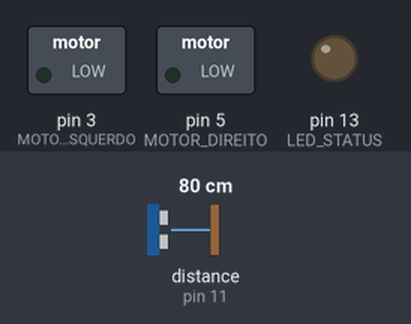
This sketch was run on a simulated Arduino Uno, built with avr-gcc and run on an emulated ATmega328P. On the bench: switched loads named in the sketch (green lamp = pin HIGH), output pins drawn as LEDs (lit = HIGH). Wiring (inferred from the names in the program): ultrasonic range finder: trigger pin 10; echo pin 11. Inputs (shaded band) come from the test bench; at power-on: distance to the obstacle (sensor on pin 11) 80 cm. The echo pulse lasts 58.3 µs per cm; random numbers use the default seed unless the sketch sets one; pins used as bus, display or sensor lines are not drawn; what the sketch prints to the serial monitor is not drawn.

Above: at 3.6 s.
3.7 s: distance to the obstacle (sensor on pin 11) set to 23 cm
5.2 s: distance to the obstacle (sensor on pin 11) set to 18 cm
At 6.4 s:
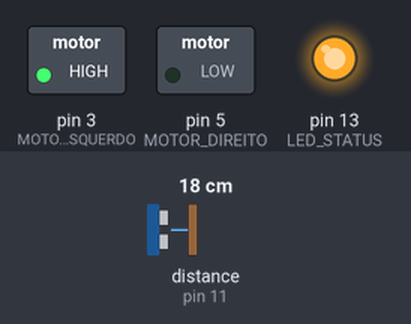
6.7 s: distance to the obstacle (sensor on pin 11) set to 27 cm
8.2 s: distance to the obstacle (sensor on pin 11) set to 34 cm
At 9.5 s:
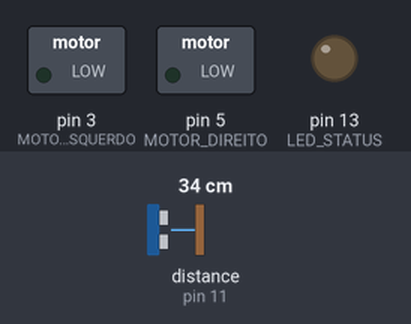
9.8 s: distance to the obstacle (sensor on pin 11) set to 2 cm
At 11.0 s:
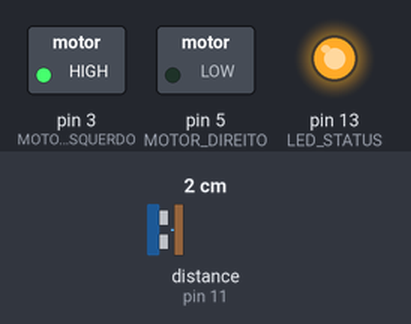
11.3 s: distance to the obstacle (sensor on pin 11) set to 35 cm
At 11.42 s:
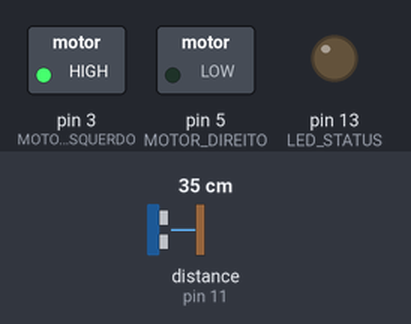
Timing chart, 0 to 13.9 s (numbered marks = the images above; inputs shaded):
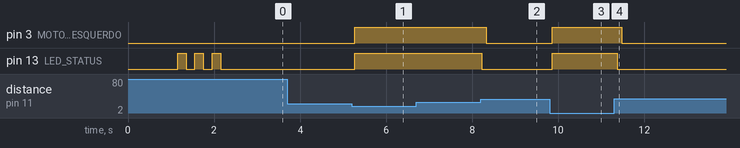

The sketch:

sketch_sep22a.ino
```cpp
/*
 * 🤖 ROBÔ EVASÃO DE OBSTÁCULOS
 *
 * Usa sensor ultrassônico para detectar obstáculos
 * e evita colisões virando aleatoriamente
 *
 * Conexões:
 * - Pino 3: Motor Esquerdo (PWM)
 * - Pino 5: Motor Direito (PWM)
 * - Pino 10: Sensor Trigger
 * - Pino 11: Sensor Echo
 * - Pino 8: Sensor VCC
 * - Pino 9: Sensor GND
 * - LED_BUILTIN: Status
 */

// 🔧 DEFINIÇÕES DOS MOTORES
#define MOTOR_ESQUERDO 3
#define MOTOR_DIREITO 5
#define LED_STATUS LED_BUILTIN

// 📡 DEFINIÇÕES DO SENSOR
#define trigPin 10
#define echoPin 11
#define sensor_vcc 8
#define sensor_gnd 9

// ⚙️ CONFIGURAÇÕES
#define DISTANCIA_MINIMA 20    // Distância mínima para evasão (cm)
#define DISTANCIA_SEGURA 30    // Distância segura para retomar movimento (cm)
#define VELOCIDADE_FRENTE 0  // Velocidade para frente (0-255) - MÁXIMA
#define VELOCIDADE_VIRAR 255   // Velocidade para virar (0-255) - MÁXIMA
#define TEMPO_VIRAR 800        // Tempo para virar (ms)

// 📊 VARIÁVEIS
long duracao;
int distancia;
bool virando = false;
int direcaoVirar = 0; // 0 = esquerda, 1 = direita

void setup() {
  // Configuração dos pinos dos motores
  pinMode(LED_STATUS, OUTPUT);
  pinMode(MOTOR_ESQUERDO, OUTPUT);
  pinMode(MOTOR_DIREITO, OUTPUT);

  // Configuração dos pinos do sensor
  pinMode(trigPin, OUTPUT);
  pinMode(echoPin, INPUT);
  pinMode(sensor_vcc, OUTPUT);
  pinMode(sensor_gnd, OUTPUT);

  // Alimentação do sensor
  digitalWrite(sensor_vcc, HIGH);  // 5V
  digitalWrite(sensor_gnd, LOW);   // GND

  // Inicialização do monitor serial
  Serial.begin(9600);
  delay(1000); // Aguarda inicialização

  // Mensagem inicial
  Serial.println("=== ROBÔ EVASÃO DE OBSTÁCULOS ===");
  Serial.println("Iniciando sistema...");
  Serial.println("Pino 3: Motor Esquerdo");
  Serial.println("Pino 5: Motor Direito");
  Serial.println("Pino 10: Sensor Trigger");
  Serial.println("Pino 11: Sensor Echo");
  Serial.println("LED: Status do sistema");
  Serial.println("=================================");

  // Teste inicial do LED
  for (int i = 0; i < 3; i++) {
    digitalWrite(LED_STATUS, HIGH);
    delay(200);
    digitalWrite(LED_STATUS, LOW);
    delay(200);
  }

  Serial.println("Sistema pronto! Iniciando evasão de obstáculos...");
  Serial.println("Distância mínima: " + String(DISTANCIA_MINIMA) + "cm");
  Serial.println("Distância segura: " + String(DISTANCIA_SEGURA) + "cm");
  Serial.println("Velocidade: MÁXIMA (255)");
  Serial.println("----------------------------------------");
}

void loop() {
  // ---- Leitura do sensor ultrassônico ----
  lerSensor();

  // ---- Lógica de evasão de obstáculos ----
  if (distancia < DISTANCIA_MINIMA && !virando) {
    // Obstáculo detectado! Escolhe direção aleatória
    virando = true;
    direcaoVirar = random(0, 2); // 0 ou 1

    Serial.println("⚠️  OBSTÁCULO DETECTADO!");
    Serial.print("Distância: ");
    Serial.print(distancia);
    Serial.print("cm - Virando para ");
    Serial.println(direcaoVirar == 0 ? "ESQUERDA" : "DIREITA");

    // LED pisca rapidamente durante evasão
    digitalWrite(LED_STATUS, HIGH);
  }

  if (virando) {
    // Executa movimento de evasão
    executarEvasao();

    // Verifica se já pode parar de virar
    if (distancia >= DISTANCIA_SEGURA) {
      virando = false;
      Serial.println("✅ Caminho livre! Retomando movimento para frente");
      digitalWrite(LED_STATUS, LOW);
    }
  } else {
    // Movimento normal para frente
    moverParaFrente();
  }

  // Pequeno delay para estabilizar
  delay(100);
}

void lerSensor() {
  // Envia pulso de trigger
  digitalWrite(trigPin, LOW);
  delayMicroseconds(2);
  digitalWrite(trigPin, HIGH);
  delayMicroseconds(10);
  digitalWrite(trigPin, LOW);

  // Lê o tempo de retorno do echo
  duracao = pulseIn(echoPin, HIGH);

  // Calcula a distância em centímetros
  distancia = duracao * 0.034 / 2;
}

void executarEvasao() {
  if (direcaoVirar == 0) {
    // Vira para a esquerda
    analogWrite(MOTOR_ESQUERDO, 0);        // Motor esquerdo parado
    analogWrite(MOTOR_DIREITO, VELOCIDADE_VIRAR); // Motor direito ligado
  } else {
    // Vira para a direita
    analogWrite(MOTOR_ESQUERDO, VELOCIDADE_VIRAR); // Motor esquerdo ligado
    analogWrite(MOTOR_DIREITO, 0);         // Motor direito parado
  }
}

void moverParaFrente() {
  // Ambos os motores ligados para frente
  analogWrite(MOTOR_ESQUERDO, VELOCIDADE_FRENTE);
  analogWrite(MOTOR_DIREITO, VELOCIDADE_FRENTE);
}
  
```

Measured:
- the behaviour switches between 21 and 20 cm on distance to the obstacle (sensor on pin 11) (found by bisection; images 0 and 1)
- the behaviour switches between 30 and 31 cm on distance to the obstacle (sensor on pin 11) (found by bisection; images 1 and 2)
- after the input at 3.7 s, every drawn part: stays the same
- after the input at 5.2 s, pin 3 (MOTOR_ESQUERDO), pin 13 (LED_STATUS): LOW → HIGH after 0.07 s
- after the input at 6.7 s, every drawn part: stays the same
- after the input at 8.2 s, pin 3 (MOTOR_ESQUERDO): HIGH → LOW after 0.12 s; pin 13 (LED_STATUS): HIGH → LOW at once
- after the input at 9.8 s, pin 3 (MOTOR_ESQUERDO), pin 13 (LED_STATUS): LOW → HIGH after 0.07 s
- after the input at 11.3 s, pin 3 (MOTOR_ESQUERDO): HIGH → LOW after 0.18 s; pin 13 (LED_STATUS): HIGH → LOW after 0.08 s
